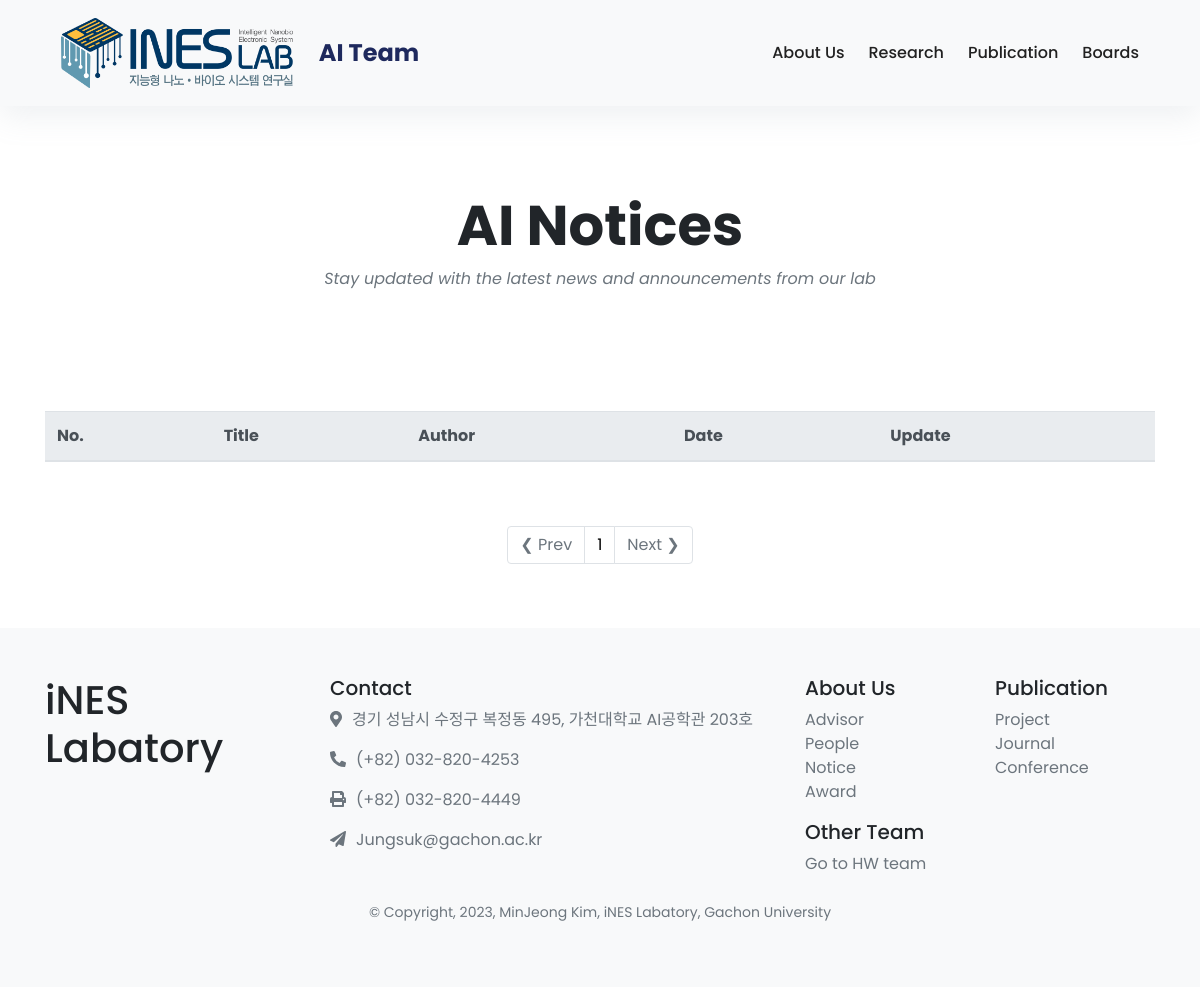
Before: /ai/notices/ with the older database file.
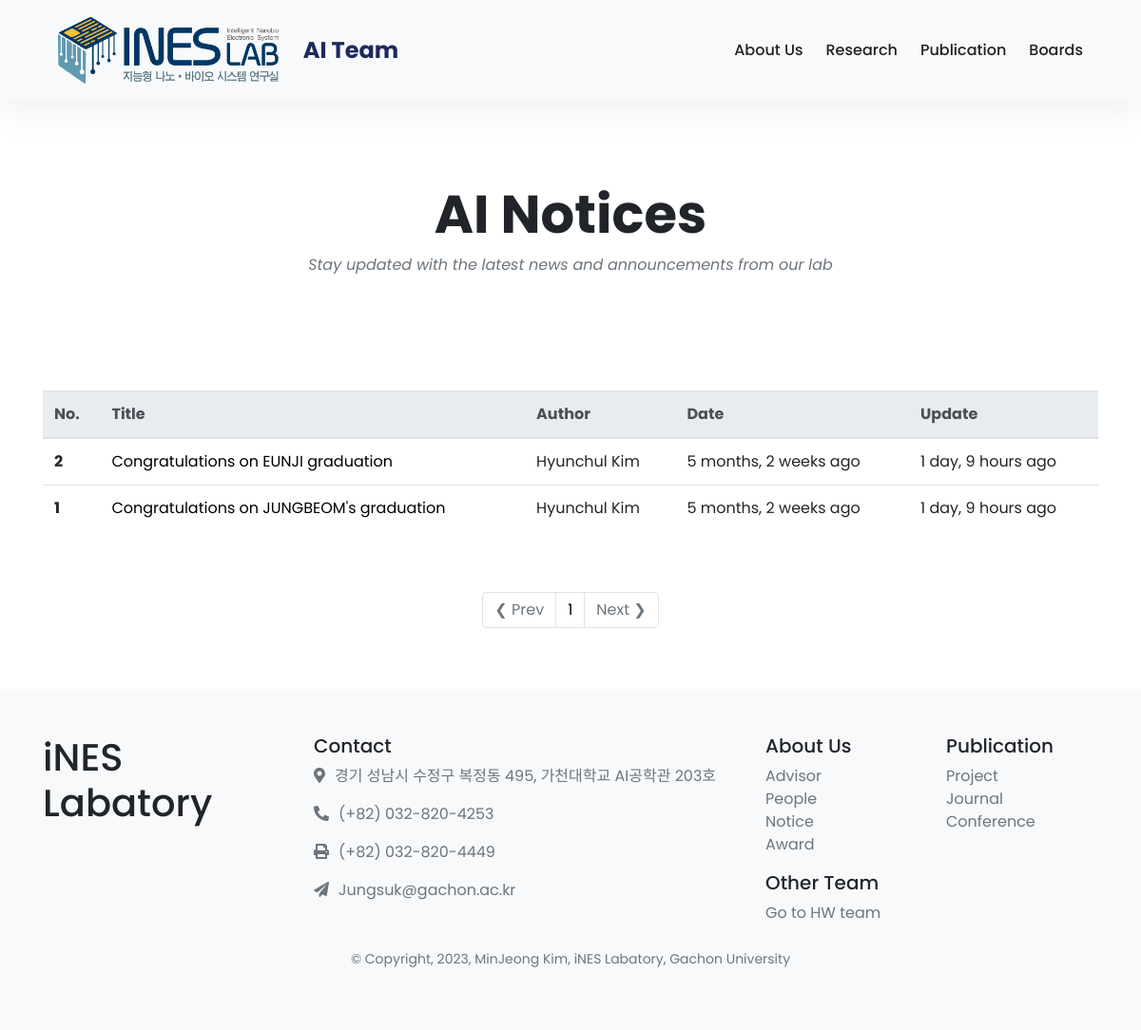
After: the same page with the newer database file.
### notice/models.py (models this page shows, shortened)
class Notice(models.Model):
    TEAM_CHOICES = (
        ('AI', 'AI Team'),
        ('HW', 'Hardware Team'),
    )
    team = models.CharField(max_length=2, choices=TEAM_CHOICES, default='HW')
    title = models.CharField(max_length=255)
    created_at = models.DateTimeField(auto_now_add=True)
    updated_at = models.DateTimeField(auto_now=True)
    author = models.ForeignKey(member_list, on_delete=models.CASCADE, related_name='author')
    content = models.TextField()

### member/models.py (models this page shows)
class member_list(models.Model):
    DEGREE_CHOICES = [
        ('CA', 'Co-Advisor'),
        ('PR', 'Professor'),
        ('PD', 'Postdoc'),
        ('PHD', 'PhD'),
        ('MS', 'Master'),
        ('BS', 'Bachelor'),
    ]
    STATUS_CHOICES = [
        ('CU', 'Current'),
        ('AL', 'Alumni'),
    ]
    TEAM_CHOICES = (
        ('AI', 'AI Team'),
        ('HW', 'Hardware Team'),
        ('OT', 'Others'),
    )
    team = models.CharField(max_length=2, choices=TEAM_CHOICES, default='HW')
    name = models.CharField(max_length=20, default="Name")
    email = models.EmailField(max_length=254, default="@gachon.ac.kr")
    main_photo = models.FileField(upload_to="upload/%Y/%m/%d/", blank=True)
    hobby_photo = models.FileField(upload_to="upload/%Y/%m/%d/", blank=True)
    motto = models.CharField(max_length=50, default="No data")
    department = models.CharField(max_length=50, default = "Department of Biomedical Engineering")
    degree = models.CharField(max_length=50, choices=DEGREE_CHOICES, default='BS')
    status = models.CharField(max_length=2, choices=STATUS_CHOICES, default='CU')
    def __str__(self):
        return self.name

### notice/views.py (the view)
# urls.py: path('notices/', notice_views.ai_notice_list, name='ai_notice_list'),
def ai_notice_list(request):
    all_notices = Notice.objects.filter(team='AI').order_by('-created_at')
    page = request.GET.get('page')
    paginator = Paginator(all_notices, 5)
    notices = paginator.get_page(page)
    try:
        page_obj = paginator.page(page)
    except PageNotAnInteger:
        page = 1
        page_obj = paginator.page(page)
    except EmptyPage:
        page = paginator.num_pages
        page_obj = paginator.page(page)
    leftIndex = (int(page) - 2)
    if leftIndex < 1:
        leftIndex = 1
    rightIndex = (int(page) + 2)
    if rightIndex > paginator.num_pages:
        rightIndex = paginator.num_pages
    custom_range = range(leftIndex, rightIndex + 1)
    context = {
        'notices': notices,
        'page_obj': page_obj,
        'paginator': paginator,
        'custom_range': custom_range,
    }
    return render(request, 'labweb/notice/ai_notice.html', context)

### templates/labweb/notice/ai_notice.html (shortened to what this page needs)
{% extends 'labweb/base.html' %}
{% block style %}
<link rel="stylesheet" href="//maxcdn.bootstrapcdn.com/font-awesome/4.3.0/css/font-awesome.min.css">
<link rel="stylesheet" href="https://cdn.jsdelivr.net/npm/bootstrap@4.6.2/dist/css/bootstrap.min.css">
{% endblock %}
{% block content %}
{% load humanize %}
<div class="container py-5">
    <header class="text-center">
    <br><br><br><br><br><br>
    <h1 class="display-4 font-weight-bold">AI Notices</h1>
    <p class="font-italic text-muted mb-0">Stay updated with the latest news and announcements from our lab</p>
    <br><br><br>
  </header>
  <div class="row mt-5">
    <div class="col-12">
      <table class="table table-hover">
        <thead class="thead-light">
          <tr>
            <th>No.</th>
            <th>Title</th>
            <th>Author</th>
            <th>Date</th>
            <th>Update</th>
          </tr>
        </thead>
        <tbody>
          {% if notices %}
          {%for notice in notices%}
          <tr>
            <th scope="row">{{notice.id}}</th>
            <td class="notice-title"><a href="{% url 'ai_notice_detail' notice_id=notice.id %}">{{notice.title}}</a></td>
            <td>{{notice.author}}</td>
            <td>{{notice.created_at|naturaltime}}</td>
            <td>{{notice.updated_at|naturaltime}}</td>
          </tr>
          {% endfor %}
          {% endif %}
        </tbody>
      </table>
    </div>
  </div>
   <div class="row mt-5">
    <div class="col-12">
      <nav aria-label="Page navigation example">
       <ul class="pagination justify-content-center">
        {% if page_obj.has_previous %}
          <li class="page-item">
            <a class="page-link" href="?page={{page_obj.previous_page_number}}"> &#10094; Prev </a>
          </li>
        {% else %}
          <li class="page-item disabled">
            <a class="page-link" href="#"> &#10094;  Prev </a>
          </li>
        {% endif %}
        {%for page in custom_range %}
        {%if page == page_obj.number %}
          <li class="page-item">
            <a class="page-link" style="text-decoration:none; color: black;" href="?page={{page}}">{{page}}</a>
          </li>
        {%else%}
        <li class="page-item">
          <a class="page-link"  style="text-decoration:none; color: gray;" href="?page={{page}}">{{page}}</a>
        </li>
        {%endif%}
        {%endfor%}
        {% if page_obj.has_next %}
          <li class="page-item">
            <a class="page-link" href="?page={{ page_obj.next_page_number }}">Next &#10095;</a>
          </li>
        {% else %}
          <li class="page-item disabled">
            <a class="page-link" href="#">Next &#10095;</a>
          </li>
        {% endif %}
      </ul>
     </nav>
    </div>
  </div>
</div>
{% endblock %}

Changed rows visible on the page:
now on this page (row edited): Notice: id "2", title "Congratulations on EUNJI graduation", author "Hyunchul Kim", created_at "5 months, 2 weeks ago", updated_at "1 day, 9 hours ago"
now on this page (row edited): Notice: id "1", title "Congratulations on JUNGBEOM's graduation", author "Hyunchul Kim", created_at "5 months, 2 weeks ago", updated_at "1 day, 9 hours ago"
